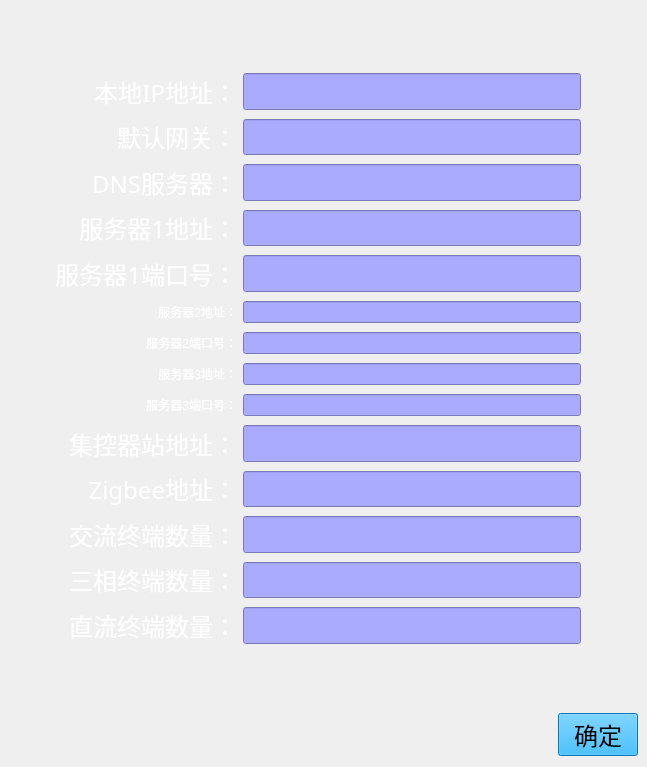
<?xml version="1.0" encoding="UTF-8"?>
<ui version="4.0">
 <class>MaintainCSCUSet</class>
 <widget class="QWidget" name="MaintainCSCUSet">
  <property name="windowModality">
   <enum>Qt::NonModal</enum>
  </property>
  <property name="enabled">
   <bool>true</bool>
  </property>
  <property name="geometry">
   <rect>
    <x>0</x>
    <y>0</y>
    <width>647</width>
    <height>767</height>
   </rect>
  </property>
  <property name="minimumSize">
   <size>
    <width>0</width>
    <height>0</height>
   </size>
  </property>
  <property name="maximumSize">
   <size>
    <width>16777215</width>
    <height>16777215</height>
   </size>
  </property>
  <property name="windowTitle">
   <string>Form</string>
  </property>
  <property name="styleSheet">
   <string notr="true">border-image: \*url();
</string>
  </property>
  <layout class="QHBoxLayout" name="horizontalLayout_3">
   <property name="rightMargin">
    <number>9</number>
   </property>
   <item>
    <layout class="QVBoxLayout" name="verticalLayout_2" stretch="1,11">
     <property name="sizeConstraint">
      <enum>QLayout::SetMinAndMaxSize</enum>
     </property>
     <item>
      <spacer name="verticalSpacer_2">
       <property name="orientation">
        <enum>Qt::Vertical</enum>
       </property>
       <property name="sizeHint" stdset="0">
        <size>
         <width>20</width>
         <height>40</height>
        </size>
       </property>
      </spacer>
     </item>
     <item>
      <layout class="QVBoxLayout" name="verticalLayout" stretch="9,1,1">
       <property name="spacing">
        <number>6</number>
       </property>
       <property name="sizeConstraint">
        <enum>QLayout::SetMinAndMaxSize</enum>
       </property>
       <item>
        <layout class="QHBoxLayout" name="horizontalLayout_2" stretch="10,1">
         <property name="sizeConstraint">
          <enum>QLayout::SetMinAndMaxSize</enum>
         </property>
         <item>
          <layout class="QGridLayout" name="gridLayout" columnstretch="2,3">
           <property name="sizeConstraint">
            <enum>QLayout::SetMinAndMaxSize</enum>
           </property>
           <property name="verticalSpacing">
            <number>9</number>
           </property>
           <item row="6" column="0">
            <widget class="QLabel" name="labelServer2Address">
             <property name="styleSheet">
              <string notr="true">font: 18pt &quot;Sans Serif&quot;;
color: rgb(255, 255, 255);</string>
             </property>
             <property name="text">
              <string>服务器2地址：</string>
             </property>
             <property name="alignment">
              <set>Qt::AlignRight|Qt::AlignTrailing|Qt::AlignVCenter</set>
             </property>
            </widget>
           </item>
           <item row="5" column="0">
            <widget class="QLabel" name="labelServer1PortNumber">
             <property name="font">
              <font>
               <family>Sans Serif</family>
               <pointsize>18</pointsize>
               <weight>50</weight>
               <italic>false</italic>
               <bold>false</bold>
              </font>
             </property>
             <property name="styleSheet">
              <string notr="true">font: 18pt &quot;Sans Serif&quot;;
color: rgb(255, 255, 255);</string>
             </property>
             <property name="text">
              <string>服务器1端口号：</string>
             </property>
             <property name="alignment">
              <set>Qt::AlignRight|Qt::AlignTrailing|Qt::AlignVCenter</set>
             </property>
            </widget>
           </item>
           <item row="0" column="0">
            <widget class="QLabel" name="labelIP">
             <property name="font">
              <font>
               <family>Sans Serif</family>
               <pointsize>18</pointsize>
               <weight>50</weight>
               <italic>false</italic>
               <bold>false</bold>
              </font>
             </property>
             <property name="styleSheet">
              <string notr="true">font: 18pt &quot;Sans Serif&quot;;
color: rgb(255, 255, 255);</string>
             </property>
             <property name="text">
              <string>本地IP地址：</string>
             </property>
             <property name="alignment">
              <set>Qt::AlignRight|Qt::AlignTrailing|Qt::AlignVCenter</set>
             </property>
            </widget>
           </item>
           <item row="14" column="0">
            <widget class="QLabel" name="labelDCTerminalCount">
             <property name="font">
              <font>
               <family>Sans Serif</family>
               <pointsize>18</pointsize>
               <weight>50</weight>
               <italic>false</italic>
               <bold>false</bold>
              </font>
             </property>
             <property name="styleSheet">
              <string notr="true">font: 18pt &quot;Sans Serif&quot;;
color: rgb(255, 255, 255);</string>
             </property>
             <property name="text">
              <string>直流终端数量：</string>
             </property>
             <property name="alignment">
              <set>Qt::AlignRight|Qt::AlignTrailing|Qt::AlignVCenter</set>
             </property>
            </widget>
           </item>
           <item row="12" column="1">
            <widget class="LineEditKeyboard" name="lineEditSingleNum">
             <property name="sizePolicy">
              <sizepolicy hsizetype="Expanding" vsizetype="Expanding">
               <horstretch>0</horstretch>
               <verstretch>0</verstretch>
              </sizepolicy>
             </property>
             <property name="styleSheet">
              <string notr="true">background-color: rgb(170, 170, 255);
font: 16pt &quot;Sans Serif&quot;;</string>
             </property>
            </widget>
           </item>
           <item row="12" column="0">
            <widget class="QLabel" name="labelACTerminalCount">
             <property name="font">
              <font>
               <family>Sans Serif</family>
               <pointsize>18</pointsize>
               <weight>50</weight>
               <italic>false</italic>
               <bold>false</bold>
              </font>
             </property>
             <property name="styleSheet">
              <string notr="true">font: 18pt &quot;Sans Serif&quot;;
color: rgb(255, 255, 255);</string>
             </property>
             <property name="text">
              <string>交流终端数量：</string>
             </property>
             <property name="alignment">
              <set>Qt::AlignRight|Qt::AlignTrailing|Qt::AlignVCenter</set>
             </property>
            </widget>
           </item>
           <item row="14" column="1">
            <widget class="LineEditKeyboard" name="lineEditDCTerminalCount">
             <property name="sizePolicy">
              <sizepolicy hsizetype="Expanding" vsizetype="Expanding">
               <horstretch>0</horstretch>
               <verstretch>0</verstretch>
              </sizepolicy>
             </property>
             <property name="styleSheet">
              <string notr="true">background-color: rgb(170, 170, 255);
font: 16pt &quot;Sans Serif&quot;;</string>
             </property>
            </widget>
           </item>
           <item row="2" column="1">
            <widget class="LineEditKeyboard" name="lineEditDefaultGateway">
             <property name="sizePolicy">
              <sizepolicy hsizetype="Expanding" vsizetype="Expanding">
               <horstretch>0</horstretch>
               <verstretch>0</verstretch>
              </sizepolicy>
             </property>
             <property name="styleSheet">
              <string notr="true">background-color: rgb(170, 170, 255);
font: 16pt &quot;Sans Serif&quot;;</string>
             </property>
            </widget>
           </item>
           <item row="5" column="1">
            <widget class="LineEditKeyboard" name="lineEditServer1PortNumber">
             <property name="sizePolicy">
              <sizepolicy hsizetype="Expanding" vsizetype="Expanding">
               <horstretch>0</horstretch>
               <verstretch>0</verstretch>
              </sizepolicy>
             </property>
             <property name="styleSheet">
              <string notr="true">background-color: rgb(170, 170, 255);
font: 16pt &quot;Sans Serif&quot;;</string>
             </property>
            </widget>
           </item>
           <item row="3" column="1">
            <widget class="LineEditKeyboard" name="lineEditDNSServer">
             <property name="sizePolicy">
              <sizepolicy hsizetype="Expanding" vsizetype="Expanding">
               <horstretch>0</horstretch>
               <verstretch>0</verstretch>
              </sizepolicy>
             </property>
             <property name="styleSheet">
              <string notr="true">background-color: rgb(170, 170, 255);
font: 16pt &quot;Sans Serif&quot;;</string>
             </property>
            </widget>
           </item>
           <item row="0" column="1">
            <widget class="LineEditKeyboard" name="lineEditIP">
             <property name="sizePolicy">
              <sizepolicy hsizetype="Expanding" vsizetype="Expanding">
               <horstretch>0</horstretch>
               <verstretch>0</verstretch>
              </sizepolicy>
             </property>
             <property name="styleSheet">
              <string notr="true">background-color: rgb(170, 170, 255);
font: 16pt &quot;Sans Serif&quot;;</string>
             </property>
            </widget>
           </item>
           <item row="4" column="1">
            <widget class="LineEditKeyboard" name="lineEditServer1Address">
             <property name="sizePolicy">
              <sizepolicy hsizetype="Expanding" vsizetype="Expanding">
               <horstretch>0</horstretch>
               <verstretch>0</verstretch>
              </sizepolicy>
             </property>
             <property name="styleSheet">
              <string notr="true">background-color: rgb(170, 170, 255);
font: 16pt &quot;Sans Serif&quot;;</string>
             </property>
            </widget>
           </item>
           <item row="10" column="1">
            <widget class="LineEditKeyboard" name="lineEditStationAddress">
             <property name="sizePolicy">
              <sizepolicy hsizetype="Expanding" vsizetype="Expanding">
               <horstretch>0</horstretch>
               <verstretch>0</verstretch>
              </sizepolicy>
             </property>
             <property name="styleSheet">
              <string notr="true">background-color: rgb(170, 170, 255);
font: 16pt &quot;Sans Serif&quot;;</string>
             </property>
            </widget>
           </item>
           <item row="11" column="0">
            <widget class="QLabel" name="labelZigbeeAddress">
             <property name="font">
              <font>
               <family>Sans Serif</family>
               <pointsize>18</pointsize>
               <weight>50</weight>
               <italic>false</italic>
               <bold>false</bold>
              </font>
             </property>
             <property name="styleSheet">
              <string notr="true">font: 18pt &quot;Sans Serif&quot;;
color: rgb(255, 255, 255);</string>
             </property>
             <property name="text">
              <string>Zigbee地址：</string>
             </property>
             <property name="alignment">
              <set>Qt::AlignRight|Qt::AlignTrailing|Qt::AlignVCenter</set>
             </property>
            </widget>
           </item>
           <item row="13" column="0">
            <widget class="QLabel" name="labelThreePhaseTerminalCount">
             <property name="font">
              <font>
               <family>Sans Serif</family>
               <pointsize>18</pointsize>
               <weight>50</weight>
               <italic>false</italic>
               <bold>false</bold>
              </font>
             </property>
             <property name="styleSheet">
              <string notr="true">font: 18pt &quot;Sans Serif&quot;;
color: rgb(255, 255, 255);</string>
             </property>
             <property name="text">
              <string>三相终端数量：</string>
             </property>
             <property name="alignment">
              <set>Qt::AlignRight|Qt::AlignTrailing|Qt::AlignVCenter</set>
             </property>
            </widget>
           </item>
           <item row="3" column="0">
            <widget class="QLabel" name="labelDNSServer">
             <property name="font">
              <font>
               <family>Sans Serif</family>
               <pointsize>18</pointsize>
               <weight>50</weight>
               <italic>false</italic>
               <bold>false</bold>
              </font>
             </property>
             <property name="styleSheet">
              <string notr="true">font: 18pt &quot;Sans Serif&quot;;
color: rgb(255, 255, 255);</string>
             </property>
             <property name="text">
              <string>DNS服务器：</string>
             </property>
             <property name="alignment">
              <set>Qt::AlignRight|Qt::AlignTrailing|Qt::AlignVCenter</set>
             </property>
            </widget>
           </item>
           <item row="4" column="0">
            <widget class="QLabel" name="labelServer1Address">
             <property name="font">
              <font>
               <family>Sans Serif</family>
               <pointsize>18</pointsize>
               <weight>50</weight>
               <italic>false</italic>
               <bold>false</bold>
              </font>
             </property>
             <property name="styleSheet">
              <string notr="true">font: 18pt &quot;Sans Serif&quot;;
color: rgb(255, 255, 255);</string>
             </property>
             <property name="text">
              <string>服务器1地址：</string>
             </property>
             <property name="alignment">
              <set>Qt::AlignRight|Qt::AlignTrailing|Qt::AlignVCenter</set>
             </property>
            </widget>
           </item>
           <item row="11" column="1">
            <widget class="LineEditKeyboard" name="lineEditZigbeeAddress">
             <property name="sizePolicy">
              <sizepolicy hsizetype="Expanding" vsizetype="Expanding">
               <horstretch>0</horstretch>
               <verstretch>0</verstretch>
              </sizepolicy>
             </property>
             <property name="styleSheet">
              <string notr="true">background-color: rgb(170, 170, 255);
font: 16pt &quot;Sans Serif&quot;;</string>
             </property>
            </widget>
           </item>
           <item row="2" column="0">
            <widget class="QLabel" name="labelDefaultGateway">
             <property name="font">
              <font>
               <family>Sans Serif</family>
               <pointsize>18</pointsize>
               <weight>50</weight>
               <italic>false</italic>
               <bold>false</bold>
              </font>
             </property>
             <property name="styleSheet">
              <string notr="true">font: 18pt &quot;Sans Serif&quot;;
color: rgb(255, 255, 255);</string>
             </property>
             <property name="text">
              <string>默认网关：</string>
             </property>
             <property name="alignment">
              <set>Qt::AlignRight|Qt::AlignTrailing|Qt::AlignVCenter</set>
             </property>
            </widget>
           </item>
           <item row="10" column="0">
            <widget class="QLabel" name="labelCSCUPortAddress">
             <property name="font">
              <font>
               <family>Sans Serif</family>
               <pointsize>18</pointsize>
               <weight>50</weight>
               <italic>false</italic>
               <bold>false</bold>
              </font>
             </property>
             <property name="styleSheet">
              <string notr="true">font: 18pt &quot;Sans Serif&quot;;
color: rgb(255, 255, 255);</string>
             </property>
             <property name="text">
              <string>集控器站地址：</string>
             </property>
             <property name="alignment">
              <set>Qt::AlignRight|Qt::AlignTrailing|Qt::AlignVCenter</set>
             </property>
            </widget>
           </item>
           <item row="13" column="1">
            <widget class="LineEditKeyboard" name="lineEditThreePhaseTerminalCount">
             <property name="sizePolicy">
              <sizepolicy hsizetype="Expanding" vsizetype="Expanding">
               <horstretch>0</horstretch>
               <verstretch>0</verstretch>
              </sizepolicy>
             </property>
             <property name="styleSheet">
              <string notr="true">background-color: rgb(170, 170, 255);
font: 16pt &quot;Sans Serif&quot;;</string>
             </property>
            </widget>
           </item>
           <item row="7" column="0">
            <widget class="QLabel" name="labelServer2PortNumber">
             <property name="styleSheet">
              <string notr="true">font: 18pt &quot;Sans Serif&quot;;
color: rgb(255, 255, 255);</string>
             </property>
             <property name="text">
              <string>服务器2端口号：</string>
             </property>
             <property name="alignment">
              <set>Qt::AlignRight|Qt::AlignTrailing|Qt::AlignVCenter</set>
             </property>
            </widget>
           </item>
           <item row="8" column="0">
            <widget class="QLabel" name="labelServer3Address">
             <property name="styleSheet">
              <string notr="true">font: 18pt &quot;Sans Serif&quot;;
color: rgb(255, 255, 255);</string>
             </property>
             <property name="text">
              <string>服务器3地址：</string>
             </property>
             <property name="alignment">
              <set>Qt::AlignRight|Qt::AlignTrailing|Qt::AlignVCenter</set>
             </property>
            </widget>
           </item>
           <item row="9" column="0">
            <widget class="QLabel" name="labelServer3PortNumber">
             <property name="styleSheet">
              <string notr="true">font: 18pt &quot;Sans Serif&quot;;
color: rgb(255, 255, 255);</string>
             </property>
             <property name="text">
              <string>服务器3端口号：</string>
             </property>
             <property name="alignment">
              <set>Qt::AlignRight|Qt::AlignTrailing|Qt::AlignVCenter</set>
             </property>
            </widget>
           </item>
           <item row="6" column="1">
            <widget class="LineEditKeyboard" name="lineEditServer2Address">
             <property name="styleSheet">
              <string notr="true">background-color: rgb(170, 170, 255);
font: 16pt &quot;Sans Serif&quot;;</string>
             </property>
             <property name="text">
              <string/>
             </property>
            </widget>
           </item>
           <item row="7" column="1">
            <widget class="LineEditKeyboard" name="lineEditServer2PortNumber">
             <property name="styleSheet">
              <string notr="true">background-color: rgb(170, 170, 255);
font: 16pt &quot;Sans Serif&quot;;</string>
             </property>
            </widget>
           </item>
           <item row="8" column="1">
            <widget class="LineEditKeyboard" name="lineEditServer3Address">
             <property name="styleSheet">
              <string notr="true">background-color: rgb(170, 170, 255);
font: 16pt &quot;Sans Serif&quot;;</string>
             </property>
            </widget>
           </item>
           <item row="9" column="1">
            <widget class="LineEditKeyboard" name="lineEditServer3PortNumber">
             <property name="styleSheet">
              <string notr="true">background-color: rgb(170, 170, 255);
font: 16pt &quot;Sans Serif&quot;;</string>
             </property>
            </widget>
           </item>
          </layout>
         </item>
         <item>
          <spacer name="horizontalSpacer_3">
           <property name="orientation">
            <enum>Qt::Horizontal</enum>
           </property>
           <property name="sizeHint" stdset="0">
            <size>
             <width>18</width>
             <height>17</height>
            </size>
           </property>
          </spacer>
         </item>
        </layout>
       </item>
       <item>
        <spacer name="verticalSpacer">
         <property name="orientation">
          <enum>Qt::Vertical</enum>
         </property>
         <property name="sizeHint" stdset="0">
          <size>
           <width>20</width>
           <height>18</height>
          </size>
         </property>
        </spacer>
       </item>
       <item>
        <layout class="QHBoxLayout" name="horizontalLayout">
         <property name="sizeConstraint">
          <enum>QLayout::SetMinAndMaxSize</enum>
         </property>
         <item>
          <spacer name="horizontalSpacer">
           <property name="orientation">
            <enum>Qt::Horizontal</enum>
           </property>
           <property name="sizeHint" stdset="0">
            <size>
             <width>318</width>
             <height>20</height>
            </size>
           </property>
          </spacer>
         </item>
         <item>
          <widget class="QPushButton" name="buttonSave">
           <property name="focusPolicy">
            <enum>Qt::NoFocus</enum>
           </property>
           <property name="styleSheet">
            <string notr="true">QPushButton { background-color: rgb(0, 170, 255); color: rgb(0, 0, 0); } 
QPushButton:hover:pressed{ background-color: rgb(0,0,127); color:rgb(255, 255, 255);} 
QPushButton:hover:!pressed{ background-color: rgb(0, 170, 255); color: rgb(0, 0, 0); }
QPushButton {font: 18pt ; } </string>
           </property>
           <property name="text">
            <string>确定</string>
           </property>
          </widget>
         </item>
        </layout>
       </item>
      </layout>
     </item>
    </layout>
   </item>
  </layout>
 </widget>
 <customwidgets>
  <customwidget>
   <class>LineEditKeyboard</class>
   <extends>QLineEdit</extends>
   <header>LineEditKeyboard.h</header>
  </customwidget>
 </customwidgets>
 <resources/>
 <connections/>
</ui>
